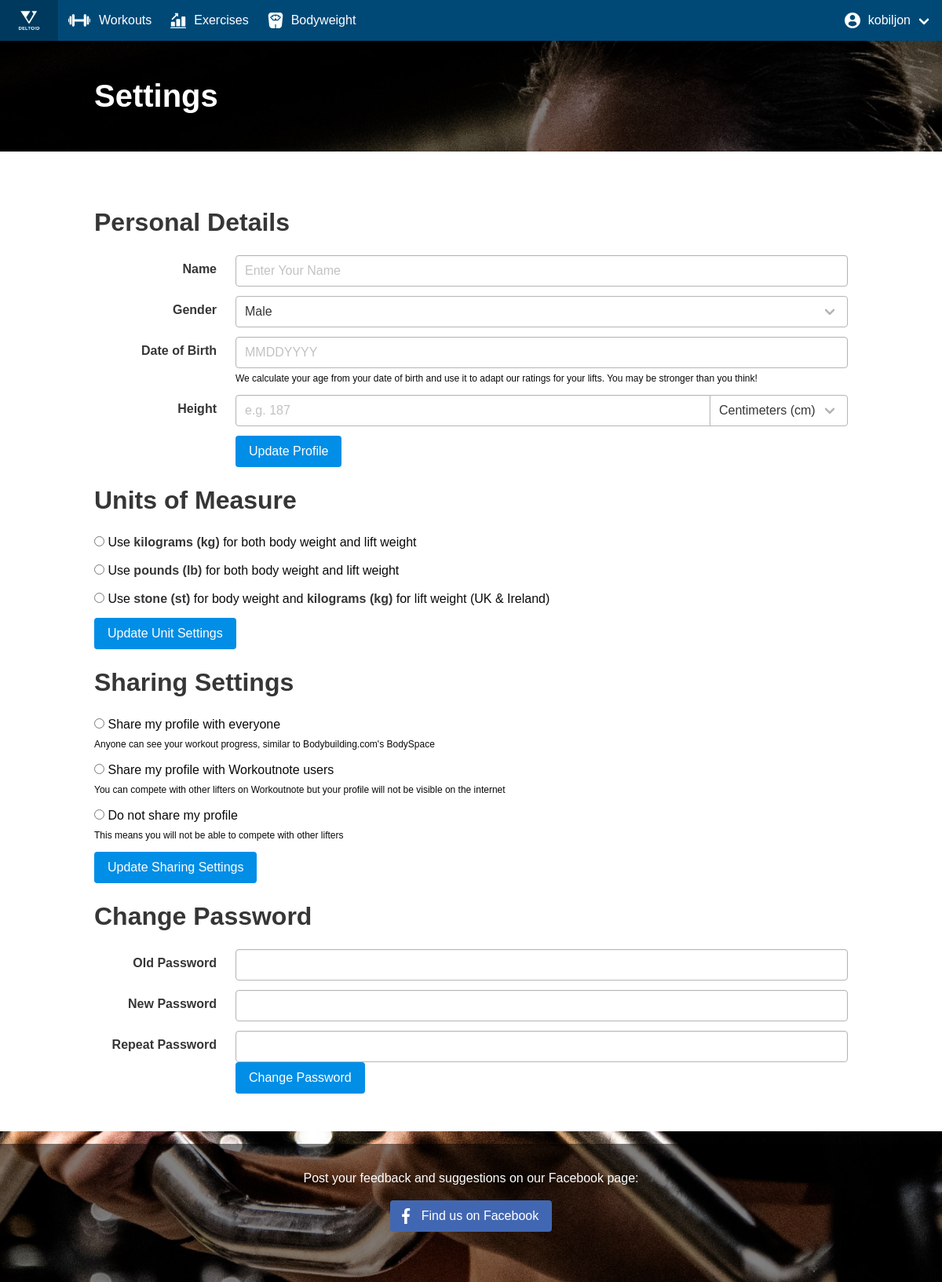
Page /settings/ (signed in) on the earlier database version.
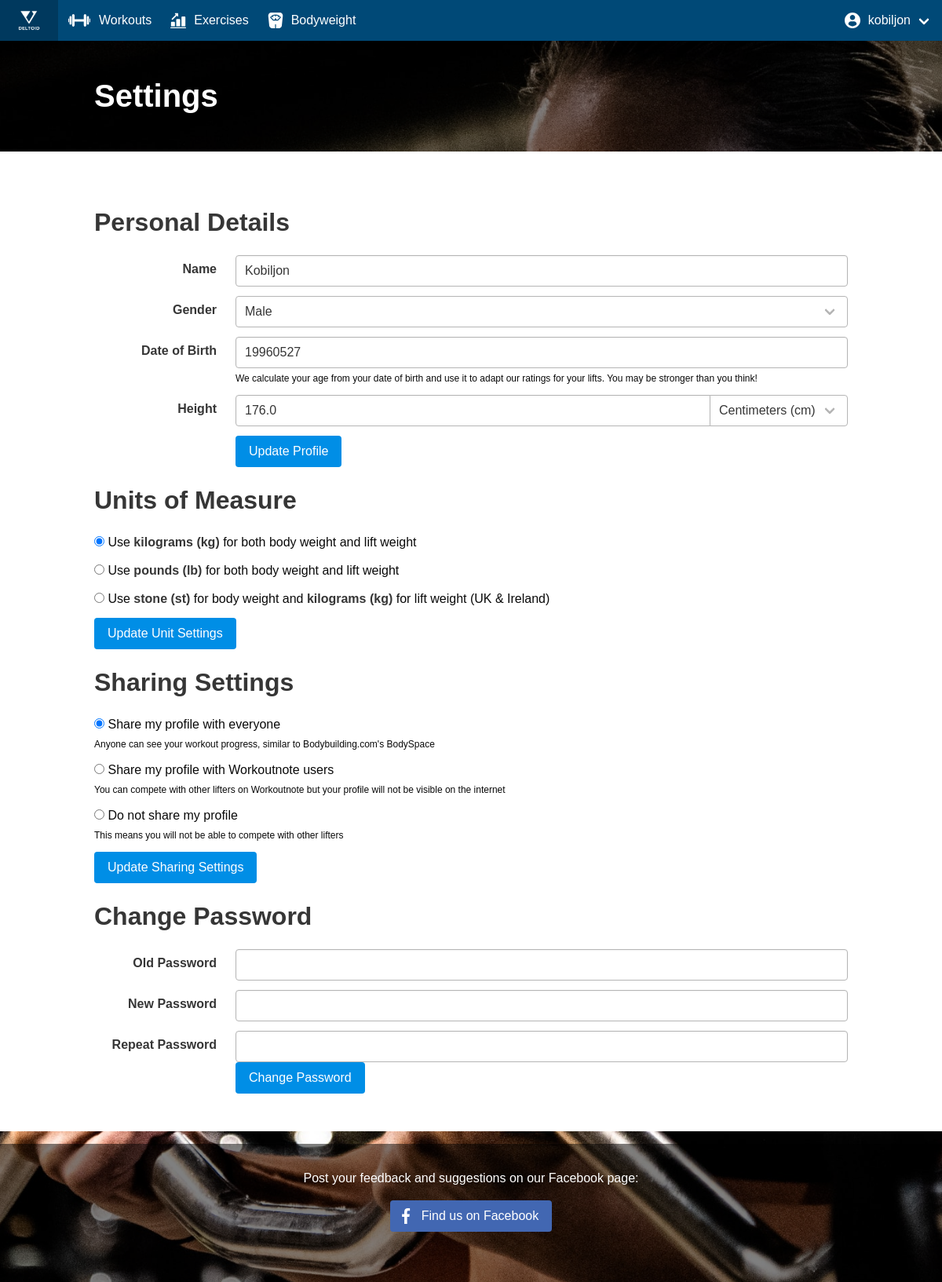
Same page on the later database version.
### workoutnote_django/models.py (models this page shows)
class Preferences(models.Model):
    class Gender:
        MALE = "MALE"
        FEMALE = "FEMALE"
        ALL = [MALE, FEMALE]
    class ProfileSharing:
        SHARED_WITH_PUBLIC = "SHARED_WITH_PUBLIC"
        SHARED_WITH_USERS = "SHARED_WITH_USERS"
        PRIVATE = "PRIVATE"
        ALL = [SHARED_WITH_PUBLIC, SHARED_WITH_USERS, PRIVATE]
    class MeasurementUnit:
        KILOGRAMS = "KG"
        POUNDS = "LB"
        STONE = "ST"
        ALL = [KILOGRAMS, POUNDS, STONE]
    user = models.OneToOneField(to=django_User, on_delete=models.CASCADE, primary_key=True)
    name = models.CharField(max_length=128, default=None, null=True)
    gender = models.CharField(max_length=16, default=Gender.MALE)
    date_of_birth = models.CharField(max_length=8, default=None, null=True)
    height = models.FloatField(default=None, null=True)
    profile_sharing = models.CharField(max_length=128, default=ProfileSharing.PRIVATE)
    unit_of_measure = models.CharField(max_length=128, default=MeasurementUnit.KILOGRAMS)
    def gender_str(self):
        return self.gender.__str__()
    def profile_sharing_str(self):
        return self.profile_sharing.__str__()
    def unit_of_measure_str(self):
        return self.unit_of_measure.__str__()

### workoutnote_django/views.py (the view, shortened to what this page needs)
# urls.py: path('settings/', views.handle_settings, name='settings'),
@login_required
@require_http_methods(['GET', 'POST'])
def handle_settings(request):
    preferences = models.Preferences.objects.get(user=request.user)
    return render(
        request=request,
        template_name='profile/settings.html',
        context={
            'preferences': preferences,
            'gender': models.Preferences.Gender,
            'sharing': models.Preferences.ProfileSharing,
            'unit': models.Preferences.MeasurementUnit,
        }
    )

### templates/profile/settings.html (shortened to what this page needs)
{% extends 'profile/base.html' %}
{% block content %}
    <div id="settingsPageContainer">
        <section class="hero is-primary is-translucent">
            <div class="hero-body">
                <div class="container is-max-desktop"><h1 class="title is-2 is-size-3-mobile">
                    Settings
                </h1></div>
            </div>
        </section>
        <section class="section has-background-white">
            <div class="container is-max-desktop">
                <form method="post" action="{% url 'settings' %}" class="mt-5"><h2 class="title is-3 is-size-4-mobile">Personal Details</h2>
                    <div class="field is-horizontal">
                        <div class="field-label is-normal"><label for="name" class="label">Name</label></div>
                        <div class="field-body">
                            <div class="field">
                                <div class="control"><input id="name" name="name" type="text" placeholder="Enter Your Name" minlength="3" maxlength="32" class="input" required value="{% if preferences.name is not None %}{{ preferences.name }}{% endif %}"></div>
                            </div>
                        </div>
                    </div>
                    <div class="field is-horizontal">
                        <div class="field-label is-normal"><label for="gender" class="label">Gender</label></div>
                        <div class="field-body">
                            <div class="field">
                                <div class="control">
                                    <div class="select is-fullwidth"><select id="gender" name="gender">
                                        <option value="{{ gender.MALE }}" {% if preferences.gender_str == gender.MALE %}selected{% endif %}>Male</option>
                                    </select></div>
                                </div>
                            </div>
                        </div>
                    </div>
                    <div class="field is-horizontal">
                        <div class="field-label is-normal"><label for="birthday" class="label">Date of Birth</label></div>
                        <div class="field-body">
                            <div class="field">
                                <div class="control">
                                    <div>
                                        <div class="control is-expanded"><input id="birthday" name="birthday" type="number" placeholder="MMDDYYYY" required class="input" maxlength="8" value="{% if preferences.date_of_birth is not None %}{{ preferences.date_of_birth }}{% endif %}"></div>
                                    </div>
                                </div>
                                <p class="help">
                                    We calculate your age from your date of birth and use it to adapt our ratings for your
                                    lifts.
                                    You may be stronger than you think!
                                </p></div>
                        </div>
                    </div>
                    <div id="heightSettings" class="field is-horizontal">
                        <div class="field-label is-normal"><label for="height" class="label">Height</label></div>
                        <div class="field-body">
                            <div class="field has-addons">
                                <div class="control is-expanded"><input type="number" id="height" name="height" min="1" max="300" step="0.5" required class="input" placeholder="e.g. 187" value="{% if preferences.height is not None %}{{ preferences.height }}{% endif %}"></div>
                                <div class="control">
                                    <div class="select"><select id="heightunit" name="heightunit">
                                        <option>Centimeters (cm)</option>
                                    </select></div>
                                </div></div>
                        </div>
                    </div>
                    <div class="field is-horizontal">
                        <div class="field-label is-normal"></div>
                        <div class="field-body">
                            <div class="field">
                                <div class="control">
                                    <button type="submit" class="button is-primary">Update Profile</button>
                                </div>
                            </div>
                        </div>
                    </div>
                </form>
                <form method="post" action="{% url 'settings' %}" class="mt-5"><h2 class="title is-3 is-size-4-mobile">Units of Measure</h2>
                    <div class="field">
                        <div>
                            <div class="field">
                                <div class="control"><label class="radio"><input type="radio" name="measurement_unit" value="{{ unit.KILOGRAMS }}" {% if preferences.unit_of_measure_str == unit.KILOGRAMS %}checked{% endif %}>
                                    Use <strong>kilograms (kg)</strong> for both body weight and lift weight
                                </label></div>
                            </div>
                            <div class="field">
                                <div class="control"><label class="radio"><input type="radio" name="measurement_unit" value="{{ unit.POUNDS }}" {% if preferences.unit_of_measure_str == unit.POUNDS %}checked{% endif %}>
                                    Use <strong>pounds (lb)</strong> for both body weight and lift weight
                                </label></div>
                            </div>
                            <div class="field">
                                <div class="control"><label class="radio"><input type="radio" name="measurement_unit" value="{{ unit.STONE }}" {% if preferences.unit_of_measure_str == unit.STONE %}checked{% endif %}>
                                    Use <strong>stone (st)</strong> for body weight and <strong>kilograms (kg)</strong> for lift
                                    weight (UK &amp; Ireland)
                                </label></div>
                            </div>
                        </div>
                    </div>
                    <div class="field">
                        <div class="control">
                            <button type="submit" class="button is-primary">Update Unit Settings</button>
                        </div>
                    </div>
                </form>
                <form method="post" action="{% url 'settings' %}" id="profileSharing" class="mt-5"><h2 class="title is-3 is-size-4-mobile">Sharing Settings</h2>
                    <div class="field">
                        <div>
                            <div class="field">
                                <div class="control"><label class="radio"><input type="radio" name="profile_sharing" value="{{ sharing.SHARED_WITH_PUBLIC }}" {% if preferences.profile_sharing_str == sharing.SHARED_WITH_PUBLIC %}checked{% endif %}>
                                    Share my profile with everyone
                                </label>
                                    <p class="help">
                                        Anyone can see your workout progress, similar to Bodybuilding.com's BodySpace
                                    </p></div>
                            </div>
                            <div class="field">
                                <div class="control"><label class="radio"><input type="radio" name="profile_sharing" value="{{ sharing.SHARED_WITH_USERS }}" >
                                    Share my profile with Workoutnote users
                                </label>
                                    <p class="help">
                                        You can compete with other lifters on Workoutnote but your profile
                                        will not be visible on the internet
                                    </p></div>
                            </div>
                            <div class="field">
                                <div class="control"><label class="radio"><input type="radio" name="profile_sharing" value="{{ sharing.PRIVATE }}" {% if preferences.profile_sharing_str == sharing.PRIVATE %}checked{% endif %}>
                                    Do not share my profile
                                </label>
                                    <p class="help">
                                        This means you will not be able to compete with other lifters
                                    </p></div>
                            </div>
                        </div>
                    </div>
                    <div class="field">
                        <div class="control">
                            <button type="submit" class="button is-primary">Update Sharing Settings</button>
                        </div>
                    </div>
                </form>
                <form method="post" action="{% url 'settings' %}" class="mt-5"><h2 class="title is-3 is-size-4-mobile">Change Password</h2>
                    <div>
                        <div class="field is-horizontal">
                            <div class="field-label is-normal"><label for="oldPassword" class="label">Old Password</label></div>
                            <div class="field-body">
                                <div class="field">
                                    <div class="control"><input name="oldpassword" id="oldPassword" type="password" required="required" class="input"></div>
                                </div>
                            </div>
                        </div>
                        <div class="field is-horizontal">
                            <div class="field-label is-normal"><label for="newPassword" class="label">New Password</label></div>
                            <div class="field-body">
                                <div class="field">
                                    <div class="control"><input name="newpassword" id="newPassword" type="password" required="required" class="input"></div>
                                </div>
                            </div>
                        </div>
                        <div class="field is-horizontal">
                            <div class="field-label is-normal"><label for="repeatPassword" class="label">Repeat Password</label></div>
                            <div class="field-body">
                                <div class="field">
                                    <div class="control"><input name="repeatpassword" id="repeatPassword" type="password" required="required" class="input"></div>
                                </div>
                            </div>
                        </div>
                    </div>
                    <div class="field is-horizontal">
                        <div class="field-label is-normal"></div>
                        <div class="field-body">
                            <div class="field">
                                <div class="control">
                                    <button type="submit" class="button is-primary">Change Password</button>
                                </div>
                            </div>
                        </div>
                    </div>
                </form>
            </div>
        </section>
    </div>
{% endblock %}

### templates/profile/base.html (shortened to what this page needs)
<!DOCTYPE html>
<html lang="en" class="has-navbar-fixed-top page--male">
<head>
    {% load static %}
    <link rel="stylesheet" href="{% static 'profile.css' %}">
</head>
<body data-new-gr-c-s-check-loaded="14.1015.0" data-gr-ext-installed="">
<nav role="navigation" aria-label="main navigation" class="navbar is-fixed-top is-strengthlevel">
    {% load static %}
    <div class="navbar-brand">
        <a href="{% url 'profile main' %}" aria-current="page" class="navbar-item">
            <img alt="Workoutnote" src="{% static 'deltoid.png' %}" width="50" height="28">
        </a>
    </div>
    <div id="navbarBasicExample" class="navbar-menu">
        <div class="navbar-start">
            <a href="{% url 'workouts' %}" aria-current="page" class="navbar-item ">
                <img width="30" height="30" style="margin-right: 10px" src="{% static 'dumbbell-white.svg' %}"/>
                <span>Workouts</span>
            </a>
            <a href="{% url 'exercises' %}" aria-current="page" class="navbar-item ">
                <img width="20" height="20" style="margin-right: 10px" src="{% static 'exercises-white.svg' %}"/>
                <span>Exercises</span>
            </a>
            <a href="{% url 'bodyweight' %}" aria-current="page" class="navbar-item ">
                <img width="20" height="20" style="margin-right: 10px" src="{% static 'bodyweight-white.svg' %}"/>
                <span>Bodyweight</span>
            </a>
        </div>
        <div class="navbar-end">
            <div class="navbar-item has-dropdown is-hoverable">
                <a class="navbar-link">
                    <img width="20" height="20" style="margin-right: 10px" src="{% static 'user-white.svg' %}"/>
                    <span>kobiljon</span>
                </a>
            </div>
        </div>
    </div>
</nav>
{% block content %}
{% endblock %}
<footer class="footer">
    <div class="content has-text-centered">
        <p>
            Post your feedback and suggestions on our Facebook page:
        </p>
        <p>
            <a href="https://www.facebook.com/strengthlevel" class="button is-facebook">
        <span class="icon">
            <img width="20" height="20" style="margin-right: 20px; margin-left: 20px;" src="{% static 'facebook.svg' %}"/>
        </span>
                <span>Find us on Facebook</span>
            </a>
        </p>
    </div>
</footer>
</body>
</html>

Differences in the rows shown:
changed Preferences "☐ Use pounds (lb) for both body": name (not shown) → "Kobiljon"; gender (not shown) → "Male"; birthday (not shown) → "19960527"; height (not shown) → "176.0"; unit_of_measure "☐ Use kilograms (kg) for both bo" → "☑ Use kilograms (kg) for both bo"; profile_sharing "☐ Share my profile with everyone" → "☑ Share my profile with everyone"
Other differences:
form field gender: "Male" → (not shown)
